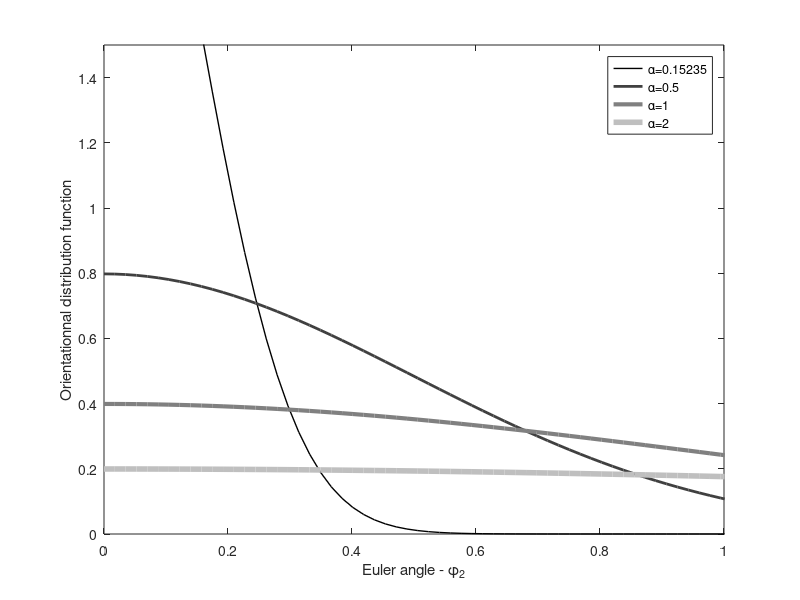

This figure's MATLAB source:
function W = ODF_W_function(phi2, alpha, varargin)
% Gaussian distribution function to describe a texture
% See Li J.Y. /  J. Mech. Phys. Solids 48 (2000) 529-552
% DOI : 10.1016/S0022-5096(99)00042-3

% author: d.mercier@mpie.de

% phi2 : Euler angles in rad
% alpha : Parameter in Gaussian distribution function

if nargin < 2
    % Setting of parameter in Gaussian distribution function
    alpha = [0.15235, 0.5, 1, 2];
end

if nargin < 1
    phi2 = 0:1:360;
    phi2 = phi2*pi/180; % degtorad
end

% Setting of color/width of lines
c1 = 0;
c2 = 0;
c3 = 0;
lw = 1;

% Preallocation of variables
W = zeros(length(phi2),length(alpha));
legendInfo{length(alpha)} = [];

for ii = 1:length(alpha)
    W(:,ii) = (1./(alpha(ii)*((2*pi).^0.5))) * ...
        exp((-phi2.^2)./(2*(alpha(ii).^2)));
    plot(phi2, W(:,ii),...
        'Color',[c1 c2 c3],...
        'Linewidth', lw);
    legendInfo{ii} = (strcat('\alpha=', num2str(alpha(ii))));
    c1 = c1 + 1/length(alpha);
    c2 = c2 + 1/length(alpha);
    c3 = c3 + 1/length(alpha);
    lw = lw + 1;
    hold on;
end

xlim(gca, [0, 1]);
ylim(gca, [0, 1.5]);
xlabel('Euler angle - \phi_2')
ylabel('Orientationnal distribution function')
legend(legendInfo);

end